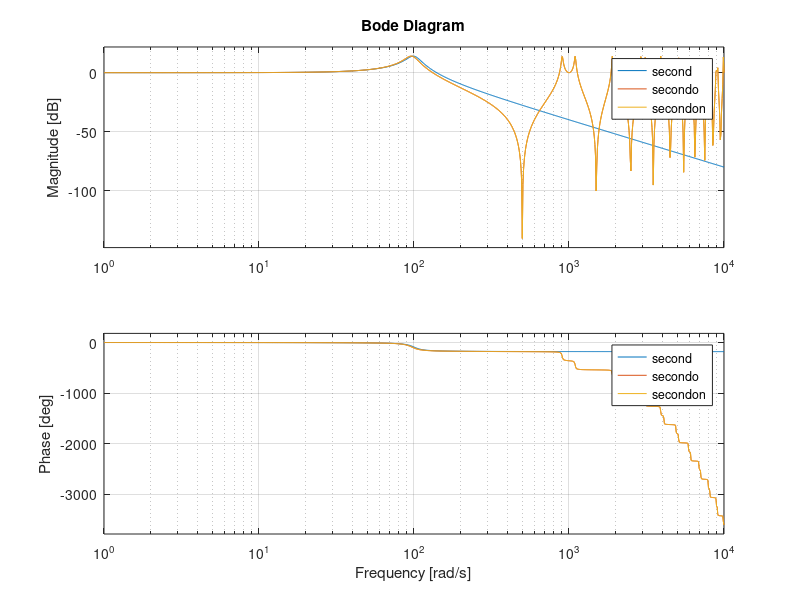
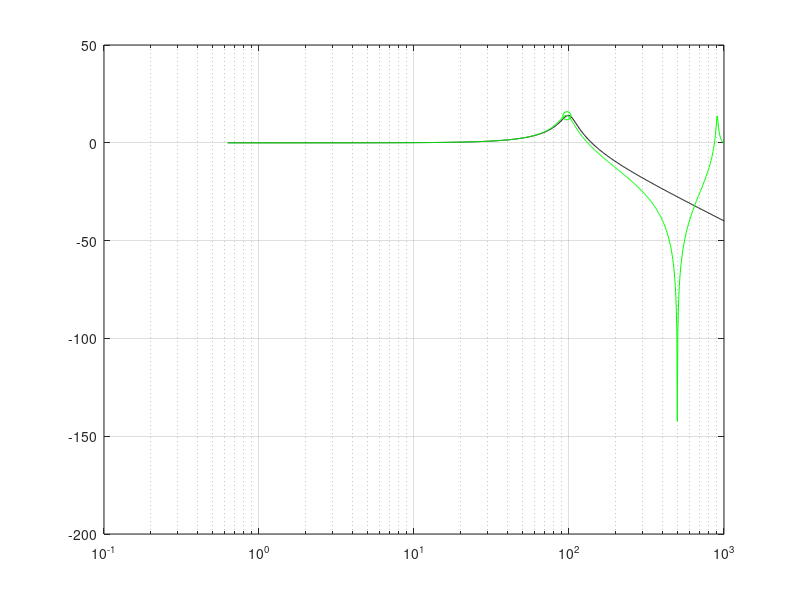

These figures' MATLAB source, in order: (Note: this script raises an error after producing the figures.)
clear all;
close all;
clc;

K=1
wn=100;
zeta=0.1;
we=1000;
Fe=we/2/pi;
Te=1/Fe;


b = [1 2 1] *K*wn^2*Te^2 ;
a = [ (4+4*zeta*wn*Te+(wn*Te)^2)  , 2*(wn*Te)^2-8 , 4-4*zeta*wn*Te+(wn*Te)^2 ] ;
b/a(1)
a/a(1)


pkg load control

second = tf (K*[wn^2], [1 2*zeta*wn wn^2])
secondo = tf(b,a,Te)
secondon = c2d(second,Te,"tustin")

bode(second,secondo,secondon);
figure ;

%% sans les outils avec le cerveau
N=1000;         		 % 
f = logspace(-1,log10(Fe),N);  % 1024 points de 0 à Fe espacés en log
w=2*pi*f;
p=i*w;
z=exp(Te*p);

G=@(x,wn) (K*wn^2./(x.^2 + 2*zeta*wn*x + wn^2)) ;
Gc = G(p,wn) ;
Gz = G(2/Te*(z-1)./(z+1),wn) ;
dBde=@(g) 20*log10(g);

semilogx(w,dBde(Gc),'k');
grid on;
hold on; 
semilogx(w,dBde(Gz),'g');

wncomprime= 2/Te*atan(wn*Te/2)
semilogx(wncomprime,dBde(G(i*wncomprime,wn)), 'og');



%% application d'un prewarp
wnprecomp = 2/Te*tan(wn*Te/2)
Gzprecomp=G(2/Te*(z-1)./(z+1),wnprecomp) ;
semilogx(w(aff),dBde(Gzprecomp(aff)),'r');
